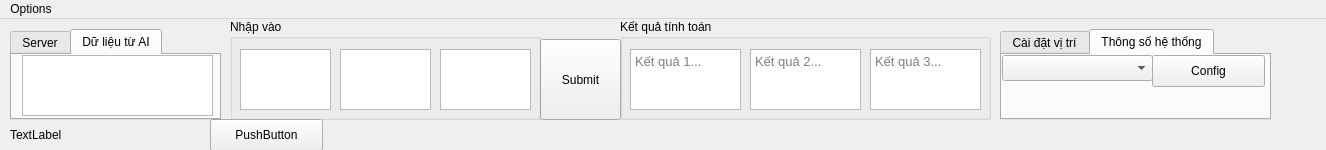
<?xml version="1.0" encoding="UTF-8"?>
<ui version="4.0">
 <class>MainWindow</class>
 <widget class="QMainWindow" name="MainWindow">
  <property name="geometry">
   <rect>
    <x>0</x>
    <y>0</y>
    <width>1326</width>
    <height>150</height>
   </rect>
  </property>
  <property name="mouseTracking">
   <bool>true</bool>
  </property>
  <property name="windowTitle">
   <string>Kai</string>
  </property>
  <widget class="QWidget" name="centralWidget">
   <widget class="QPushButton" name="btn_submit">
    <property name="geometry">
     <rect>
      <x>540</x>
      <y>20</y>
      <width>81</width>
      <height>81</height>
     </rect>
    </property>
    <property name="styleSheet">
     <string notr="true"/>
    </property>
    <property name="text">
     <string>Submit</string>
    </property>
   </widget>
   <widget class="QGroupBox" name="groupBox">
    <property name="geometry">
     <rect>
      <x>620</x>
      <y>0</y>
      <width>371</width>
      <height>101</height>
     </rect>
    </property>
    <property name="title">
     <string>Kết quả tính toán</string>
    </property>
    <widget class="QPlainTextEdit" name="txt_oc1">
     <property name="geometry">
      <rect>
       <x>10</x>
       <y>30</y>
       <width>111</width>
       <height>61</height>
      </rect>
     </property>
     <property name="font">
      <font>
       <pointsize>10</pointsize>
      </font>
     </property>
     <property name="autoFillBackground">
      <bool>false</bool>
     </property>
     <property name="placeholderText">
      <string>Kết quả 1...</string>
     </property>
    </widget>
    <widget class="QPlainTextEdit" name="txt_oc2">
     <property name="geometry">
      <rect>
       <x>130</x>
       <y>30</y>
       <width>111</width>
       <height>61</height>
      </rect>
     </property>
     <property name="font">
      <font>
       <pointsize>10</pointsize>
      </font>
     </property>
     <property name="placeholderText">
      <string>Kết quả 2...</string>
     </property>
    </widget>
    <widget class="QPlainTextEdit" name="txt_oc3">
     <property name="geometry">
      <rect>
       <x>250</x>
       <y>30</y>
       <width>111</width>
       <height>61</height>
      </rect>
     </property>
     <property name="font">
      <font>
       <pointsize>10</pointsize>
      </font>
     </property>
     <property name="placeholderText">
      <string>Kết quả 3...</string>
     </property>
    </widget>
    <zorder>txt_oc2</zorder>
    <zorder>txt_oc3</zorder>
    <zorder>txt_oc1</zorder>
   </widget>
   <widget class="QGroupBox" name="groupBox_2">
    <property name="geometry">
     <rect>
      <x>230</x>
      <y>0</y>
      <width>311</width>
      <height>101</height>
     </rect>
    </property>
    <property name="title">
     <string>Nhập vào</string>
    </property>
    <widget class="QPlainTextEdit" name="txt_ic1">
     <property name="geometry">
      <rect>
       <x>10</x>
       <y>30</y>
       <width>91</width>
       <height>61</height>
      </rect>
     </property>
     <property name="font">
      <font>
       <pointsize>12</pointsize>
      </font>
     </property>
     <property name="tabChangesFocus">
      <bool>true</bool>
     </property>
     <property name="plainText">
      <string/>
     </property>
     <property name="placeholderText">
      <string>Bộ 1...</string>
     </property>
    </widget>
    <widget class="QPlainTextEdit" name="txt_ic2">
     <property name="geometry">
      <rect>
       <x>110</x>
       <y>30</y>
       <width>91</width>
       <height>61</height>
      </rect>
     </property>
     <property name="font">
      <font>
       <pointsize>12</pointsize>
      </font>
     </property>
     <property name="plainText">
      <string/>
     </property>
     <property name="placeholderText">
      <string>Bộ 2...</string>
     </property>
    </widget>
    <widget class="QPlainTextEdit" name="txt_ic3">
     <property name="geometry">
      <rect>
       <x>210</x>
       <y>30</y>
       <width>91</width>
       <height>61</height>
      </rect>
     </property>
     <property name="font">
      <font>
       <pointsize>12</pointsize>
      </font>
     </property>
     <property name="plainText">
      <string/>
     </property>
     <property name="placeholderText">
      <string>Bộ 3...</string>
     </property>
    </widget>
   </widget>
   <widget class="QLabel" name="label">
    <property name="geometry">
     <rect>
      <x>10</x>
      <y>100</y>
      <width>141</width>
      <height>31</height>
     </rect>
    </property>
    <property name="layoutDirection">
     <enum>Qt::RightToLeft</enum>
    </property>
    <property name="text">
     <string>TextLabel</string>
    </property>
   </widget>
   <widget class="QPushButton" name="pushButton">
    <property name="geometry">
     <rect>
      <x>210</x>
      <y>100</y>
      <width>113</width>
      <height>32</height>
     </rect>
    </property>
    <property name="text">
     <string>PushButton</string>
    </property>
   </widget>
   <widget class="QTabWidget" name="tabWidget">
    <property name="geometry">
     <rect>
      <x>1000</x>
      <y>10</y>
      <width>271</width>
      <height>91</height>
     </rect>
    </property>
    <property name="currentIndex">
     <number>1</number>
    </property>
    <widget class="QWidget" name="tab">
     <attribute name="title">
      <string>Cài đặt vị trí</string>
     </attribute>
     <widget class="QSpinBox" name="spin_kc">
      <property name="geometry">
       <rect>
        <x>200</x>
        <y>30</y>
        <width>51</width>
        <height>24</height>
       </rect>
      </property>
      <property name="maximum">
       <number>2000</number>
      </property>
     </widget>
     <widget class="QLabel" name="label_4">
      <property name="geometry">
       <rect>
        <x>10</x>
        <y>0</y>
        <width>41</width>
        <height>16</height>
       </rect>
      </property>
      <property name="text">
       <string>Vị trí:</string>
      </property>
     </widget>
     <widget class="QSpinBox" name="spin_card_x">
      <property name="geometry">
       <rect>
        <x>50</x>
        <y>0</y>
        <width>51</width>
        <height>24</height>
       </rect>
      </property>
      <property name="maximum">
       <number>2000</number>
      </property>
     </widget>
     <widget class="QSpinBox" name="spin_under">
      <property name="geometry">
       <rect>
        <x>140</x>
        <y>30</y>
        <width>51</width>
        <height>24</height>
       </rect>
      </property>
      <property name="maximum">
       <number>2000</number>
      </property>
     </widget>
     <widget class="QLabel" name="label_6">
      <property name="geometry">
       <rect>
        <x>100</x>
        <y>30</y>
        <width>41</width>
        <height>16</height>
       </rect>
      </property>
      <property name="text">
       <string>under:</string>
      </property>
     </widget>
     <widget class="QSpinBox" name="spin_card_y">
      <property name="geometry">
       <rect>
        <x>110</x>
        <y>0</y>
        <width>51</width>
        <height>24</height>
       </rect>
      </property>
      <property name="maximum">
       <number>2000</number>
      </property>
     </widget>
     <widget class="QLabel" name="label_7">
      <property name="geometry">
       <rect>
        <x>170</x>
        <y>0</y>
        <width>41</width>
        <height>16</height>
       </rect>
      </property>
      <property name="text">
       <string>nút:</string>
      </property>
     </widget>
     <widget class="QLabel" name="label_5">
      <property name="geometry">
       <rect>
        <x>10</x>
        <y>30</y>
        <width>41</width>
        <height>16</height>
       </rect>
      </property>
      <property name="text">
       <string>next:</string>
      </property>
     </widget>
     <widget class="QSpinBox" name="spin_btn">
      <property name="geometry">
       <rect>
        <x>200</x>
        <y>0</y>
        <width>51</width>
        <height>24</height>
       </rect>
      </property>
      <property name="maximum">
       <number>2000</number>
      </property>
     </widget>
     <widget class="QSpinBox" name="spin_next">
      <property name="geometry">
       <rect>
        <x>40</x>
        <y>30</y>
        <width>51</width>
        <height>24</height>
       </rect>
      </property>
      <property name="maximum">
       <number>2000</number>
      </property>
     </widget>
    </widget>
    <widget class="QWidget" name="tab_2">
     <attribute name="title">
      <string>Thông số hệ thống</string>
     </attribute>
     <widget class="QComboBox" name="comboBox">
      <property name="geometry">
       <rect>
        <x>0</x>
        <y>0</y>
        <width>151</width>
        <height>26</height>
       </rect>
      </property>
     </widget>
     <widget class="QPushButton" name="pushButton_2">
      <property name="geometry">
       <rect>
        <x>150</x>
        <y>0</y>
        <width>113</width>
        <height>32</height>
       </rect>
      </property>
      <property name="text">
       <string>Config</string>
      </property>
     </widget>
    </widget>
   </widget>
   <widget class="QTabWidget" name="tabWidget_2">
    <property name="geometry">
     <rect>
      <x>10</x>
      <y>10</y>
      <width>211</width>
      <height>91</height>
     </rect>
    </property>
    <property name="currentIndex">
     <number>1</number>
    </property>
    <widget class="QWidget" name="tab_3">
     <attribute name="title">
      <string>Server</string>
     </attribute>
     <widget class="QPushButton" name="btn_ping">
      <property name="geometry">
       <rect>
        <x>180</x>
        <y>30</y>
        <width>21</width>
        <height>31</height>
       </rect>
      </property>
      <property name="text">
       <string>P</string>
      </property>
     </widget>
     <widget class="QLabel" name="label_2">
      <property name="geometry">
       <rect>
        <x>10</x>
        <y>40</y>
        <width>21</width>
        <height>16</height>
       </rect>
      </property>
      <property name="text">
       <string>&lt;html&gt;&lt;head/&gt;&lt;body&gt;&lt;p&gt;&lt;span style=&quot; font-size:14pt; font-weight:600;&quot;&gt;X:&lt;/span&gt;&lt;/p&gt;&lt;/body&gt;&lt;/html&gt;</string>
      </property>
     </widget>
     <widget class="QLabel" name="label_3">
      <property name="geometry">
       <rect>
        <x>90</x>
        <y>40</y>
        <width>21</width>
        <height>16</height>
       </rect>
      </property>
      <property name="text">
       <string>&lt;html&gt;&lt;head/&gt;&lt;body&gt;&lt;p&gt;&lt;span style=&quot; font-size:14pt; font-weight:600;&quot;&gt;Y:&lt;/span&gt;&lt;/p&gt;&lt;/body&gt;&lt;/html&gt;</string>
      </property>
     </widget>
     <widget class="QLineEdit" name="txt_server">
      <property name="geometry">
       <rect>
        <x>10</x>
        <y>0</y>
        <width>191</width>
        <height>21</height>
       </rect>
      </property>
      <property name="layoutDirection">
       <enum>Qt::RightToLeft</enum>
      </property>
      <property name="text">
       <string/>
      </property>
      <property name="alignment">
       <set>Qt::AlignLeading|Qt::AlignLeft|Qt::AlignVCenter</set>
      </property>
     </widget>
     <widget class="QSpinBox" name="spin_x">
      <property name="enabled">
       <bool>true</bool>
      </property>
      <property name="geometry">
       <rect>
        <x>30</x>
        <y>30</y>
        <width>61</width>
        <height>31</height>
       </rect>
      </property>
      <property name="readOnly">
       <bool>true</bool>
      </property>
      <property name="maximum">
       <number>2000</number>
      </property>
     </widget>
     <widget class="QSpinBox" name="spin_y">
      <property name="enabled">
       <bool>true</bool>
      </property>
      <property name="geometry">
       <rect>
        <x>110</x>
        <y>30</y>
        <width>61</width>
        <height>31</height>
       </rect>
      </property>
      <property name="font">
       <font>
        <pointsize>12</pointsize>
       </font>
      </property>
      <property name="readOnly">
       <bool>true</bool>
      </property>
      <property name="maximum">
       <number>2000</number>
      </property>
     </widget>
    </widget>
    <widget class="QWidget" name="tab_4">
     <attribute name="title">
      <string>Dữ liệu từ AI</string>
     </attribute>
     <widget class="QTextEdit" name="txt_kq_server">
      <property name="geometry">
       <rect>
        <x>10</x>
        <y>0</y>
        <width>191</width>
        <height>61</height>
       </rect>
      </property>
      <property name="font">
       <font>
        <pointsize>12</pointsize>
       </font>
      </property>
     </widget>
    </widget>
   </widget>
  </widget>
  <widget class="QMenuBar" name="menuBar">
   <property name="geometry">
    <rect>
     <x>0</x>
     <y>0</y>
     <width>1326</width>
     <height>22</height>
    </rect>
   </property>
   <widget class="QMenu" name="menu">
    <property name="title">
     <string>Options</string>
    </property>
    <addaction name="actionResset"/>
   </widget>
   <addaction name="menu"/>
  </widget>
  <action name="actionResset">
   <property name="text">
    <string>Reset</string>
   </property>
   <property name="font">
    <font>
     <pointsize>12</pointsize>
    </font>
   </property>
  </action>
 </widget>
 <layoutdefault spacing="6" margin="11"/>
 <tabstops>
  <tabstop>txt_ic1</tabstop>
  <tabstop>txt_ic2</tabstop>
  <tabstop>txt_ic3</tabstop>
  <tabstop>btn_submit</tabstop>
  <tabstop>txt_oc3</tabstop>
  <tabstop>txt_oc1</tabstop>
  <tabstop>pushButton</tabstop>
  <tabstop>txt_server</tabstop>
  <tabstop>txt_oc2</tabstop>
  <tabstop>spin_x</tabstop>
  <tabstop>spin_y</tabstop>
 </tabstops>
 <resources/>
 <connections/>
</ui>
